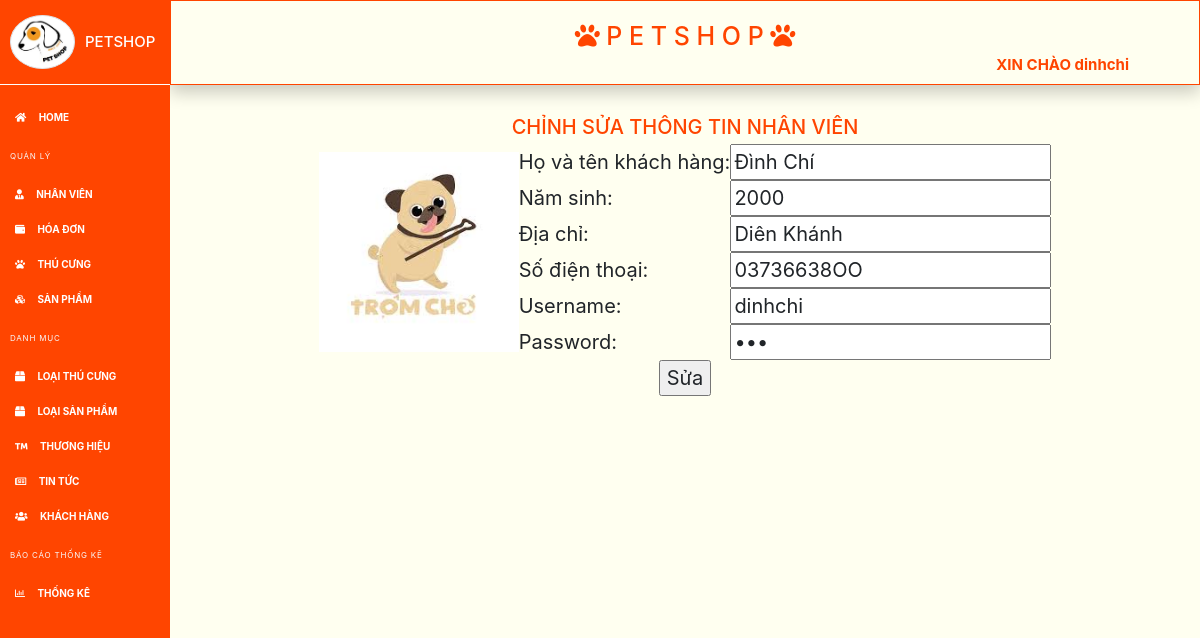
The app's page /edit-khachhang.php?ma_kh=KH01 (signed in) with its own data.
### tables this page shows
CREATE TABLE `khach_hang` (
  `ma_kh` varchar(10) NOT NULL,
  `ten_kh` varchar(100) NOT NULL,
  `nam_sinh` int(11) NOT NULL,
  `dia_chi` varchar(200) NOT NULL,
  `sdt` varchar(11) NOT NULL,
  `anh_dai_dien` text NOT NULL,
  `username` varchar(20) NOT NULL,
  `password` varchar(20) NOT NULL
);

### edit-khachhang.php (the view, shortened to what this page needs)
<!DOCTYPE html>
<?php
    $ma_kh = $_GET['ma_kh'];
    require("connection/connect.php");
    $sql= mysqli_query($dbc,"select * from khach_hang where ma_kh='$ma_kh'") or die ("Loi khong tim thấy ");
    $kq = mysqli_fetch_array($sql);
?>
<html>
    <head>
        <link rel="stylesheet" href="">
    </head>
    <body>
        <?php
    include 'include/header-ad.php';
    ?>
        <form method="POST" action="xulyeditkh.php" style="font-size: 20px; ">
        <h2 style="text-align: center; color: orangered;">CHỈNH SỬA THÔNG TIN NHÂN VIÊN</h2>
            <table style="display: flex; justify-content: center; font-size: 20px;">
                <tr>
                    <td rowspan="7"><img width="200px"  src="<?php echo 'images/'.$kq['anh_dai_dien']?>"></img></td>
                </tr>
                <tr>
                    <td style='text-align: left;'>Họ và tên khách hàng:</td>
                    <td> <input type="text" name="ten_kh" value="<?php echo $kq['ten_kh'];?>" ></td>
                </tr>
                <tr>
                    <td style='text-align: left;'>Năm sinh:</td>
                    <td> <input type="text" name="nam_sinh" value="<?php echo $kq['nam_sinh'];?>" ></td>
                </tr>
                <tr>
                    <td style='text-align: left;'>Địa chỉ:</td>
                    <td><input type="text" name="dia_chi" value="<?php echo $kq['dia_chi'];?>" ></td>
                </tr>
                <tr>
                    <td style='text-align: left;'>Số điện thoại:</td>
                    <td> <input type="text" name="sdt" value="<?php echo $kq['sdt'];?>" ></td>
                </tr>
                <tr>
                    <td style='text-align: left;'>Username:</td>
                    <td><input type="text" name="username" value="<?php echo $kq['username'];?>" ></td>
                </tr>
                <tr>
                    <td style='text-align: left;'>Password:</td>
                    <td><input type="password" name="password" value="<?php echo $kq['password'];?>" ></td>
                </tr>
                <tr>
                    <td colspan="3"><input type="submit" name="submit" value="Sửa"></td>
                </tr>
            </table>
        </form>
    </body>
</html>

### include/style-ad.css (style rules this page uses)
body { min-height: 100vh; overflow-x: hidden; background-color: #FFFFF0 ; }
td { text-align: center; }

### records on screen
khach_hang: anh_dai_dien (picture), ten_kh "Đình Chí", nam_sinh "2000", dia_chi "Diên Khánh", sdt "03736638OO", username "dinhchi"

### other values on screen
$_SESSION['username'] "dinhchi"
